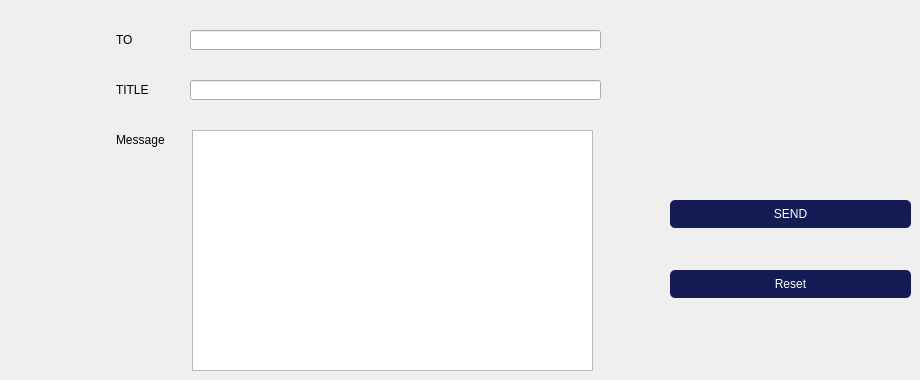
     <widget class="QWidget" name="tab_6">
      <attribute name="title">
       <string>Send mail</string>
      </attribute>
      <widget class="QPlainTextEdit" name="msg">
       <property name="geometry">
        <rect>
         <x>192</x>
         <y>130</y>
         <width>401</width>
         <height>241</height>
        </rect>
       </property>
       <property name="styleSheet">
        <string notr="true">QLineEdit {
padding: 1px;
border-style: solid;
border: 2px solid gray;
border-radius: 8px;
background-color: rgb(255, 255, 255);
border:2px solid #000;
}</string>
       </property>
      </widget>
      <widget class="QPushButton" name="send_mail">
       <property name="geometry">
        <rect>
         <x>670</x>
         <y>200</y>
         <width>241</width>
         <height>28</height>
        </rect>
       </property>
       <property name="styleSheet">
        <string notr="true">QPushButton {
padding: 1px;
border-style: solid;
border: 2px solid gray;
border-radius: 8px;
background-color: rgb(143, 143, 143);
border:2px solid #000;
}
QPushButton {
     color: #fff !important;
text-transform: uppercase;
text-decoration: none;
background: #151B54;

border-radius: 5px;
display: inline-block;
border: none;
transition: all 0.4s ease 0s;
 }
 QPushButton:hover {
     background: #434343;
letter-spacing: 1px;
-webkit-box-shadow: 0px 5px 40px -10px rgba(0,0,0,0.57);
-moz-box-shadow: 0px 5px 40px -10px rgba(0,0,0,0.57);
box-shadow: 5px 40px -10px rgba(0,0,0,0.57);
transition: all 0.4s ease 0s;
 }</string>
       </property>
       <property name="text">
        <string>SEND</string>
       </property>
      </widget>
      <widget class="QLabel" name="label">
       <property name="geometry">
        <rect>
         <x>116</x>
         <y>30</y>
         <width>61</width>
         <height>20</height>
        </rect>
       </property>
       <property name="text">
        <string>TO</string>
       </property>
      </widget>
      <widget class="QLabel" name="label_2">
       <property name="geometry">
        <rect>
         <x>116</x>
         <y>80</y>
         <width>61</width>
         <height>20</height>
        </rect>
       </property>
       <property name="text">
        <string>TITLE</string>
       </property>
      </widget>
      <widget class="QLabel" name="label_8">
       <property name="geometry">
        <rect>
         <x>116</x>
         <y>130</y>
         <width>61</width>
         <height>20</height>
        </rect>
       </property>
       <property name="text">
        <string>Message</string>
       </property>
      </widget>
      <widget class="QLineEdit" name="rcpt">
       <property name="geometry">
        <rect>
         <x>190</x>
         <y>30</y>
         <width>411</width>
         <height>20</height>
        </rect>
       </property>
      </widget>
      <widget class="QLineEdit" name="subject">
       <property name="geometry">
        <rect>
         <x>190</x>
         <y>80</y>
         <width>411</width>
         <height>20</height>
        </rect>
       </property>
      </widget>
      <widget class="QPushButton" name="reset_3">
       <property name="geometry">
        <rect>
         <x>670</x>
         <y>270</y>
         <width>241</width>
         <height>28</height>
        </rect>
       </property>
       <property name="styleSheet">
        <string notr="true">QPushButton {
padding: 1px;
border-style: solid;
border: 2px solid gray;
border-radius: 8px;
background-color: rgb(143, 143, 143);
border:2px solid #000;
}
QPushButton {
     color: #fff !important;
text-transform: uppercase;
text-decoration: none;
background: #151B54;

border-radius: 5px;
display: inline-block;
border: none;
transition: all 0.4s ease 0s;
 }
 QPushButton:hover {
     background: #434343;
letter-spacing: 1px;
-webkit-box-shadow: 0px 5px 40px -10px rgba(0,0,0,0.57);
-moz-box-shadow: 0px 5px 40px -10px rgba(0,0,0,0.57);
box-shadow: 5px 40px -10px rgba(0,0,0,0.57);
transition: all 0.4s ease 0s;
 }</string>
       </property>
       <property name="text">
        <string>Reset</string>
       </property>
      </widget>
     </widget>
